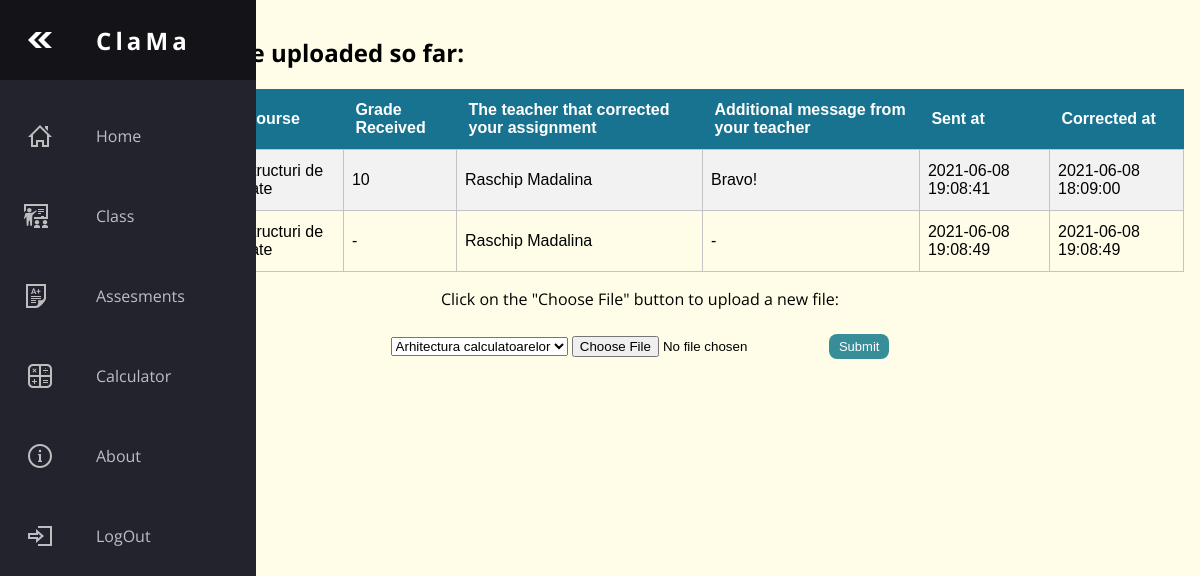
The page /public/assesments.php (signed in) on the database its author committed.
### tables this page shows
CREATE TABLE `assesments` (
  `id` int(11) NOT NULL,
  `student_id` int(11) NOT NULL,
  `course_id` int(11) NOT NULL,
  `file` varchar(255) NOT NULL,
  `file_name` varchar(255) NOT NULL,
  `teacher_id` int(11) NOT NULL DEFAULT 0,
  `grade` int(11) NOT NULL,
  `observations` varchar(255) NOT NULL,
  `corrected` int(11) NOT NULL DEFAULT 0,
  `sent_at` datetime NOT NULL DEFAULT current_timestamp(),
  `corrected_at` datetime DEFAULT NULL
);

### includes/functions.php (called while the page is built, shortened)
<?php
function showNavMenu() {
    include $_SERVER['DOCUMENT_ROOT'] . "/class/components/nav-menu.php";
}
function isStudent() {
    if(isset($_SESSION['student']))
        return 1;
    else
        return 0;
}
function getAuthID() {
    if(isset($_SESSION['userid'])) {
        return $_SESSION['userid'];
    }
    return 0;
}

### app/Controllers/Database.php (called while the page is built, shortened)
<?php
class Database extends PDO{
    public function __construct()
    {
        $hostname = 'localhost';
        $username = 'root';
        $password = '';
        $dbname = 'class-manager';
    }
    public static function dbQuery($sqlStatement, $dbHandle) {
        $statement = $dbHandle->prepare($sqlStatement);
        $statement->setFetchMode(PDO::FETCH_ASSOC);
        $statement->fetchAll();
        return $statement;
    }
}
?>

### app/Controllers/AssesmentsController.php (called while the page is built, shortened)
<?php
require_once "Database.php";
require_once "CourseController.php";
require_once "TeacherController.php";
require_once "StudentController.php";
class Assesments
{
    public function getAllAssesments($studentID)
    {
        $result = [];
        $sendApplication = Database::dbQuery("SELECT * FROM assesments WHERE student_id = $studentID", (new Database()));
        $sendApplication->execute();
        if ($sendApplication->rowCount()) {
            $fetch = $sendApplication->fetchAll();
            foreach ($fetch as $row) {
                if ($row['teacher_id'])
                    $corrector = (new Teacher())->getTeacherByID($row['teacher_id'])['first_name'] . " " . (new Teacher())->getTeacherByID($row['teacher_id'])['last_name'];
                else
                    $corrector = "nepreluat";
                array_push($result, [
                    'id' => $row['id'],
                    'course' => (new Course())->getCourseByID($row['course_id'])['name'] ?? (new Course())->getCourseByID(2)['name'],
                    'corrector' => $corrector,
                    'file_name' => $row['file_name'],
                    'grade' => $row['grade'] == 0 ? "-" : $row['grade'],
                    'observations' => $row['observations'] ? $row['observations'] : "-",
                    'file' => $row['file'] ?? "-",
                    'sent_at' => $row['sent_at'],
                    'corrected_at' => $row['corrected_at']
                ]);
            }
        }
        return $result;
    }
}

### app/Controllers/TeacherController.php (called while the page is built, shortened)
<?php
require_once "StudentController.php";
require_once "CourseController.php";
class Teacher extends Account
{
    public function getTeacherByID($id)
    {
        $dbHandle = new Database();
        $result = Database::dbQuery("SELECT * FROM teachers WHERE id = '$id'", $dbHandle);
        $result->execute();
        $query = $result->fetch();
        if ($result->rowCount())
            return $query;
        return NULL;
    }
    public function getTeacherByCourseID($courseID)
    {
        $result = Database::dbQuery("SELECT teacher_id FROM holders WHERE course_id = $courseID", (new Database()));
        $result->execute();
        if ($result->rowCount()) {
            $getTeacherID = $result->fetch()['teacher_id'];
            $result = Database::dbQuery("SELECT * FROM teachers WHERE id = $getTeacherID", (new Database()));
            $result->execute();
            return $result->fetch();
        }
        return ['first_name' => 'Nu s-a gasit'];
    }
}

### app/Controllers/CourseController.php (called while the page is built, shortened)
<?php
require_once "Database.php";
class Course
{
    public function getCourseByID($courseID)
    {
        $result = Database::dbQuery("SELECT * FROM courses WHERE id = $courseID", (new Database()));
        $result->execute();
        if ($result->rowCount())
            return $result->fetch();
        return 0;
    }
    public function getCourseCredits($courseID)
    {
        $result = Database::dbQuery("SELECT * FROM courses WHERE id = $courseID", (new Database()));
        $result->execute();
        if ($result->rowCount())
            return $result->fetch()['credits'];
        return 0;
    }
}

### app/Controllers/StudentController.php (called while the page is built, shortened)
<?php
require_once "CourseController.php";
require_once "GradeController.php";
require_once "TeacherController.php";
require_once "PresenceCodeController.php";
class Student extends Account
{
    public function getAssignedCourses($studentID)
    {
        $getAssignedCourse = Database::dbQuery("SELECT * FROM allocations WHERE student_id = $studentID", (new Database()));
        $getAssignedCourse->execute();
        $result = [];
        if ($getAssignedCourse->rowCount()) {
            $fetch = $getAssignedCourse->fetchAll();
            foreach ($fetch as $row) {
                $teacher = (new Teacher())->getTeacherByCourseID($row['course_id'])['first_name'] . " " . (new Teacher())->getTeacherByCourseID($row['course_id'])['last_name'];
                $teacherID = (new Teacher())->getTeacherByCourseID($row['course_id'])['id'];
                array_push($result, [
                    'course' => (new Course())->getCourseByID($row['course_id'])['name'],
                    'course_id' => $row['course_id'],
                    'credits' => (new Course())->getCourseCredits($row['course_id']),
                    'grades' => (new Grade())->getEveryGradesOfStudent(getAuthID(), $row['course_id'])['grades'] ?? null,
                    'average' => (new Grade())->getEveryGradesOfStudent(getAuthID(), $row['course_id'])['average'] ?? '0',
                    'average_ceil' => (new Grade())->getEveryGradesOfStudent(getAuthID(), $row['course_id'])['average_ceil'] ?? '0',
                    'average_floor' => (new Grade())->getEveryGradesOfStudent(getAuthID(), $row['course_id'])['average_floor'] ?? '0',
                    'average_round' => (new Grade())->getEveryGradesOfStudent(getAuthID(), $row['course_id'])['average_round'] ?? '0',
                    'teacher' => $teacher,
                    'teacher_id' => $teacherID,
                    'presences' => (new PresenceCode())->getPresences(getAuthID(), $row['course_id'])
                ]);
            }
        }
        return $result;
    }
}

### app/Controllers/GradeController.php (called while the page is built, shortened)
<?php
require_once "Database.php";
class Grade {
    public function getEveryGradesOfStudent($studentID, $courseID) {
        $result = Database::dbQuery("SELECT * FROM grades WHERE student_id = $studentID AND course_id = $courseID", (new Database()));
        $result->execute();
        $grades = '';
        $sumOfGrades = 0;
        if($result->rowCount())
        {
            $index = 0;
            $fetch = $result -> fetchAll();
            foreach ($fetch as $row){
                if($index == 0)
                    $grades = $row['grade'];
                else
                    $grades = $grades.'; '.$row['grade'];
                $sumOfGrades = $sumOfGrades + $row['grade'];
                $index++;
            }
            $resultGrades = [
                'grades' => $grades,
                'average' => $index == 0 ? 0 : $sumOfGrades / $index,
                'average_ceil' => $index == 0 ? 0 : ceil($sumOfGrades / $index),
                'average_floor' => $index == 0 ? 0 : floor($sumOfGrades / $index),
                'average_round' => $index == 0 ? 0 : round($sumOfGrades / $index),
            ];
            return $resultGrades;
        }
    }
}

### app/Controllers/PresenceCodeController.php (called while the page is built, shortened)
<?php
require_once "Database.php";
class PresenceCode
{
    public function getPresences($studentID, $courseID){
        $result = Database::dbQuery("SELECT * FROM presences WHERE student_id = $studentID and course_id = $courseID", (new Database()));
        $result->execute();
        return $result -> rowCount();
    }
}

### public/assesments.php (the view, shortened to what this page needs)
<!DOCTYPE html>
<html lang="en">
<?php
include $_SERVER['DOCUMENT_ROOT'] . "/class/components/header.php";
include $_SERVER['DOCUMENT_ROOT'] . "/class/app/Controllers/StudentController.php";
include $_SERVER['DOCUMENT_ROOT'] . "/class/app/Controllers/AssesmentsController.php";
?>
<body>
    <div class="background-color">
        <main>
            <?php if (isStudent()) {
                $getAllAssesments = (new Assesments())->getAllAssesments(getAuthID());
            ?>
                <h2 style="text-align: left;">Files you have uploaded so far:</h2>
                <table class="table-style" style="text-align: left;">
                    <tr>
                        <th>File</th>
                        <th>Course</th>
                        <th>Grade Received</th>
                        <th id="fit">The teacher that corrected your assignment</th>
                        <th>Additional message from your teacher</th>
                        <th>Sent at</th>
                        <th>Corrected at</th>
                    </tr>
                    <?php foreach ($getAllAssesments as $row) { ?>
                        <tr>
                            <td><a href="<?= URL . $row['file'] ?>"><?= $row['file_name'] ?></a></td>
                            <td><?= $row['course'] ?></td>
                            <td><?= $row['grade'] ?></td>
                            <td><?= $row['corrector'] ?></td>
                            <td><?= $row['observations'] ?></td>
                            <td><?= $row['sent_at'] ?></td>
                            <td><?= $row['corrected_at'] ?></td>
                        </tr>
                    <?php } ?>
                </table>
                <?php $getAssignedCourses = (new Student())->getAssignedCourses(getAuthID()); ?>
                <p>Click on the "Choose File" button to upload a new file:</p>
                <form action="<?= URL ?>app/api/students/send_homework.php" method="post" enctype="multipart/form-data">
                    <select name="course">
                        <?php foreach ($getAssignedCourses as $row) { ?>
                            <option value="<?= $row['course_id'] ?>"><?= $row['course'] ?></option>
                        <?php } ?>
                    </select>
                    <input type="file" name="file" size="50" />
                    <input type="submit" class="button-style btn-small btn-cyan">
                </form>
            <?php } else if (isTeacher()) {
                    $getAssesments = (new Assesments())->getAssesmentsByTeacherID(getAuthID(), $_GET['course']);
                ?>
                <h2 style="text-align: left;">Files you haven't graded yet</h2>
                <table class="table-style" style="text-align: left;">
                    <tr>
                        <th>Name of the student</th>
                        <th>Name of the file</th>
                        <th>Grade given</th>
                        <th>Additional message from you</th>
                        <th>Submit</th>
                        <th>Download</th>
                        <th>Sent at</th>
                    </tr>
                    <?php foreach($getAssesments as $row) { ?>
                        <tr>
                            <td><?=$row['student']?></td>
                            <td><?=$row['file_name']?></td>
                            <form method="POST" action="<?= URL ?>app/api/teacher/correct_assesment.php">
                                <td>
                                    <?php if($row['corrected']) {?>
                                        <strong><?=$row['grade']?></strong>
                                    <?php } else { ?>
                                        <select name="grade">
                                            <option value="1">1</option>
                                            <option value="2">2</option>
                                            <option value="3">3</option>
                                            <option value="4">4</option>
                                            <option value="5">5</option>
                                            <option value="6">6</option>
                                            <option value="7">7</option>
                                            <option value="8">8</option>
                                            <option value="9">9</option>
                                            <option value="10">10</option>
                                        </select>
                                    <?php } ?>
                                </td>
                                <td>
                                    <?php if($row['corrected']) {?>
                                        <strong><?=$row['observations']?></strong>
                                    <?php } else { ?>
                                        <input type="text" name="observations" class="message">
                                        <input type="text" name="assesment-id" value="<?=$row['id']?>" hidden>
                                        <input type="text" name="course-id" value="<?=$row['course_id']?>" hidden>
                                    <?php } ?>
                                <td>
                                    <?php if($row['corrected']) {?>
                                        <strong> Tema corectata</strong>
                                    <?php } else { ?>
                                        <button type="submit" class="button-style btn-small btn-cyan">Send</button>
                                    <?php } ?>
                                </td>
                            </form>
                            <td>
                                <a href="<?=URL . $row['file']?>" class="button-style btn-small btn-red">Download</button>
                            </td>
                            <td>
                                <?=$row['sent_at']?>
                            </td>
                        </tr>
                    <?php } ?>
                </table>
            <?php } ?>
        </main>
    </div>
</body>
</html>

### rows shown on the page
assesments: course "Structuri de date", grade "10", corrector "Raschip Madalina", observations "Bravo!", sent_at "2021-06-08 19:08:41", corrected_at "2021-06-08 18:09:00"
assesments: course "Structuri de date", grade "-", corrector "Raschip Madalina", observations "-", sent_at "2021-06-08 19:08:49", corrected_at "2021-06-08 19:08:49"

### other values the page prints
form field course "Arhitectura calculatoarelor"
